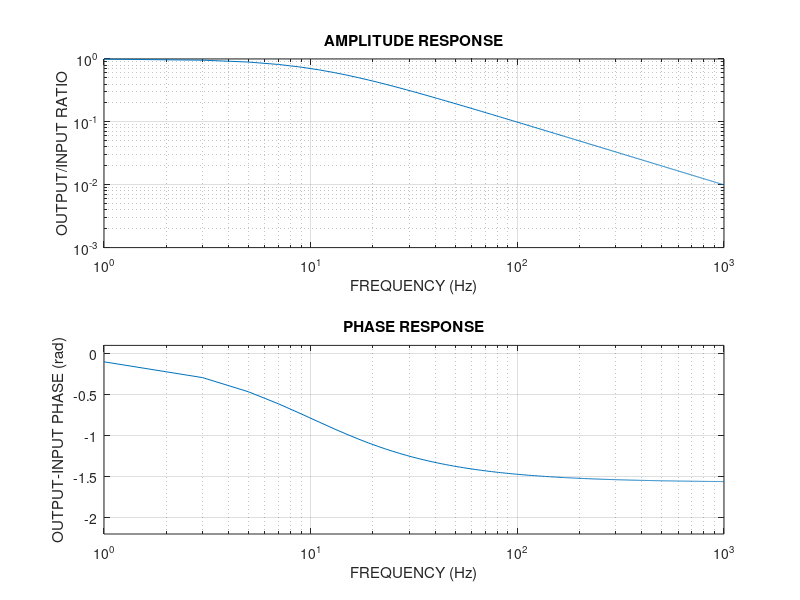

MATLAB code for this plot:
%% FREDERICO CASARA ANTONIAZZI
%  CODE FOR PLOT A LOW-PASS FILTER
%  EIGTH CODE IN PROGRAMMING WITH MATLAB OF CHAPMAN SECOND EDITION

%% INITIAL DEFINITIONS:

clear
close all
clc

format short

%% PURPOSE OF THE CODE:

% THIS PROGRAM PLOTS THE FREQUENCY RESPONSE OF A LOW-PASS FILTER.

% VARIABLES:
%   amp   -> AMPLITUDE RESPONSE
%   C     -> CAPACITANCE (F)
%   f     -> ANGLE FROM MICROPHONE AXIS (rad)
%   phase -> PHASE RESPONSE
%   R     -> RESISTANCE (\Omega)
%   res   -> Vo / Vi

%% MAIN CODE:

C = 1e-6; % 1 uF
R = 16e3; % 16 komhs

f = 1:2:1000; % ARRAY OF INPUT FREQUENCIES

% CALCULATIONG THE RESPONSE OF THE FILTER:
res = 1./(1 + 1i*2*pi*f*R*C);

% CALCULATING THE AMPLITUDE RESPONSE:
amp = abs(res);

% CALCULATING THE PHASE RESPONSE:
phase = angle(res);

% PLOTTING THE RESULT:
subplot(2, 1, 1);
loglog(f, amp);
title('AMPLITUDE RESPONSE');
xlabel('FREQUENCY (Hz)');
ylabel('OUTPUT/INPUT RATIO');
grid on;

subplot(2, 1, 2);
semilogx(f, phase);
title('PHASE RESPONSE');
xlabel('FREQUENCY (Hz)');
ylabel('OUTPUT-INPUT PHASE (rad)');
ylim([-2.2 0.1])
grid on;
